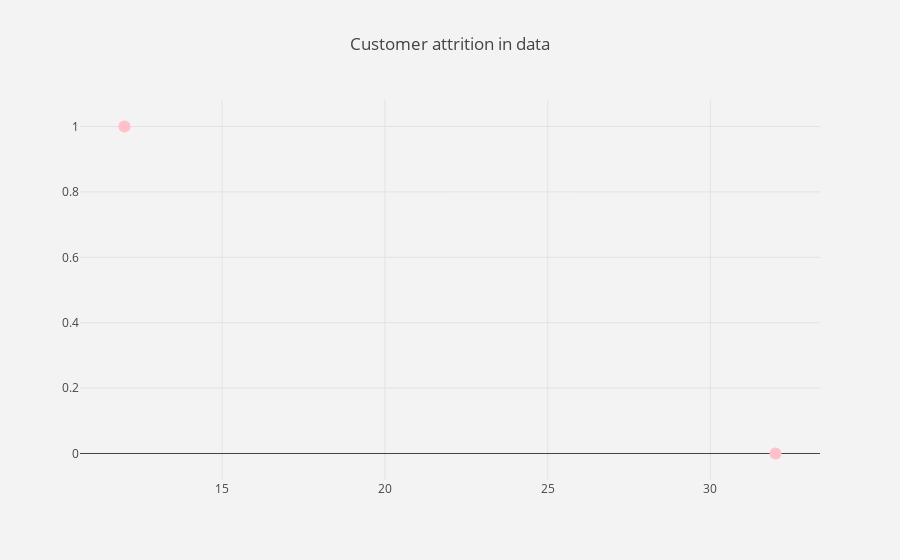

Write notebook code for a chart like this one.
### Code cell
#labels
lab = fatality["Fog"].value_counts().keys().tolist()
#values
val = fatality["Fog"].value_counts().values.tolist()
trace = {"x": val, 
          "y": lab, 
          "marker": {"color": "pink", "size": 12}, 
          "mode": "markers", 
          "name": "Perception", 
          "type": "scatter"
}
data = [trace]

fig = go.Figure(data=data, layout=layout)
py.iplot(fig, filename='basic_dot-plot')

### Figure 1 — Plotly figure (JSON) as saved in the notebook; plotly's stock layout.template omitted (floating-point values rounded to 4 significant figures)
{"data": [{"marker": {"color": "pink", "size": 12}, "mode": "markers", "name": "Perception", "type": "scatter", "uid": "c1d6d79b-b969-4144-bbb3-179defb1c3e9", "x": [32, 12], "y": [0, 1]}], "layout": {"paper_bgcolor": "rgb(243,243,243)", "plot_bgcolor": "rgb(243,243,243)", "title": {"text": "Customer attrition in data"}}}
